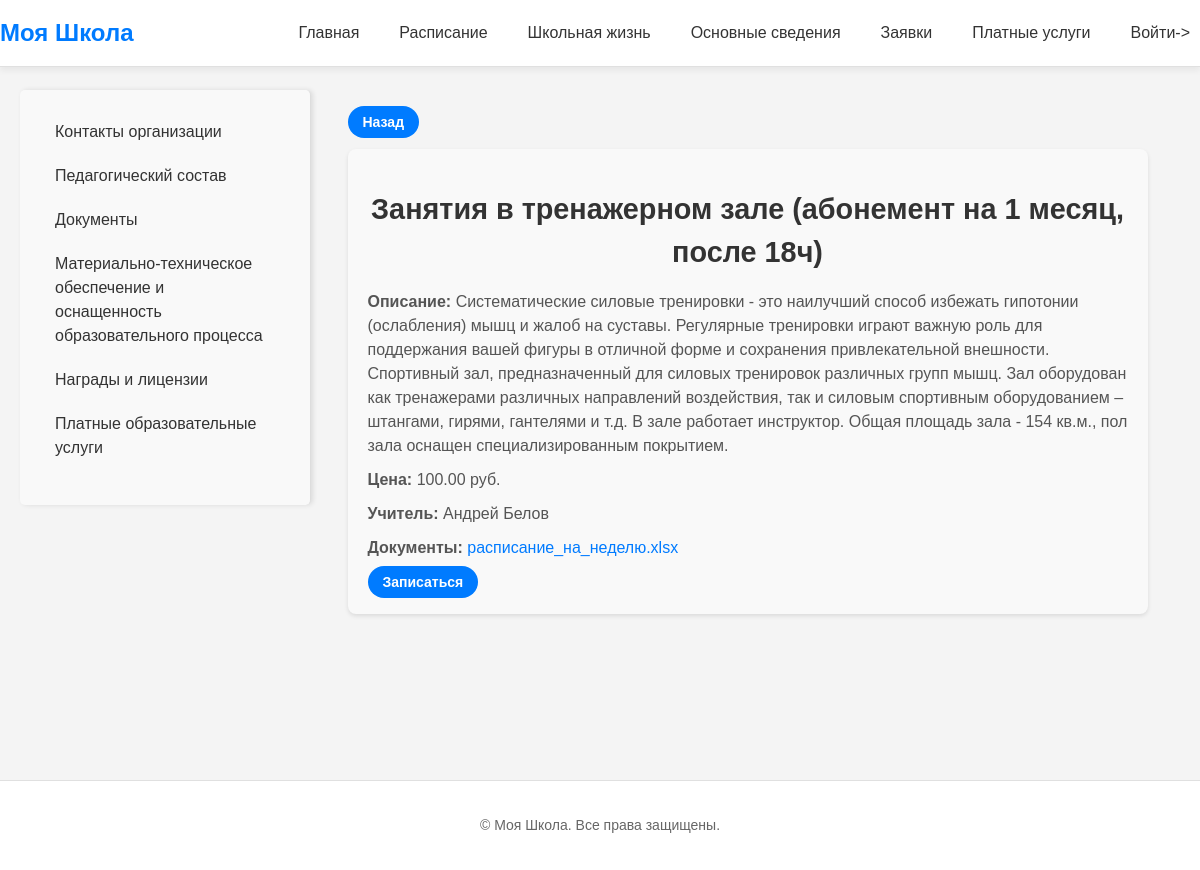
The app's page /about_school/paid-services/2/ with its own data.
### school/models.py (models this page shows, shortened)
class AdditionalActivity(models.Model):
    name = models.CharField(max_length=100, unique=True)
    description = models.TextField(blank=True, null=True)
    price = models.DecimalField(max_digits=10, decimal_places=2, verbose_name="Цена", null=True)
    teacher = models.ForeignKey('Teacher', on_delete=models.CASCADE, related_name='activities',
                                verbose_name="Учитель", null=True)
    documents = models.ForeignKey(
        'UploadedFile', on_delete=models.CASCADE,
        blank=True,
        null=True,
        related_name="related_activities",
        verbose_name="Документы"
    )

class Teacher(models.Model):
    POSITION_CHOICES = [
        ('director', 'Директор'),
        ('management', 'Руководство'),
        ('teacher', 'Учитель'),
    ]
    last_name = models.CharField(max_length=50, verbose_name="Фамилия")
    first_name = models.CharField(max_length=50, verbose_name="Имя")
    patronymic = models.CharField(max_length=50, verbose_name="Отчество")
    position = models.CharField(max_length=50, choices=POSITION_CHOICES, verbose_name="Должность")
    education = models.TextField(verbose_name="Уровень образования")
    qualification = models.CharField(max_length=255, verbose_name="Квалификация")
    academic_degree = models.CharField(max_length=255, blank=True, null=True, verbose_name="Ученая степень")
    academic_title = models.CharField(max_length=255, blank=True, null=True, verbose_name="Ученое звание")
    qualification_improvement = models.TextField(blank=True, null=True, verbose_name="Повышение квалификации")
    professional_retraining = models.TextField(blank=True, null=True, verbose_name="Профессиональная переподготовка")
    experience_years = models.PositiveIntegerField(verbose_name="Опыт работы (лет)")
    phone = models.CharField(max_length=20, verbose_name="Контактный телефон")
    email = models.EmailField(verbose_name="Адрес электронной почты")
    branch = models.CharField(max_length=255, verbose_name="Филиал")
    educational_programs = models.TextField(blank=True, null=True, verbose_name="Образовательные программы")
    subjects_taught = models.ManyToManyField(Subject, related_name="teachers", verbose_name="Преподаваемые дисциплины")
    image = models.ImageField(upload_to='images/teacher', blank=True, null=True, verbose_name="Фото преподавателя")
    user = models.OneToOneField(User, on_delete=models.CASCADE, blank=True, null=True, verbose_name="Пользователь")

class UploadedFile(models.Model):
    CATEGORY_CHOICES = [
        ('local_regulations', 'Локальные нормативные акты'),
        ('paid_service', 'Платные услуги'),
    ]
    ACCESS_CHOICES = [
        ('all', 'Все пользователи'),
        ('students', 'Только студенты'),
        ('teachers', 'Только учителя'),
        ('management', 'Только руководство'),
    ]
    user = models.ForeignKey(User, on_delete=models.CASCADE, related_name="uploaded_files")
    name_file = models.CharField(max_length=50, verbose_name='Наименование', null=True)
    file = models.FileField(upload_to="uploads/documents/")
    file_type = models.CharField(max_length=50, choices=CATEGORY_CHOICES, verbose_name='Категория документа', null=True)
    access_level = models.CharField(max_length=15, choices=ACCESS_CHOICES, verbose_name='Доступ', default='all')
    uploaded_at = models.DateTimeField(auto_now_add=True)
    activities = models.ManyToManyField(
        'AdditionalActivity',
        blank=True,
        related_name="associated_files",
        verbose_name="Платные услуги"
    )
    apply_to_all_services = models.BooleanField(
        default=False,
        verbose_name="Применить ко всем платным услугам"
    )

### school/views.py (the view)
# urls.py: path('about_school/paid-services/<int:pk>/', views.paid_service_detail, name='paid_service_detail'),
def paid_service_detail(request, pk):
    service = get_object_or_404(AdditionalActivity, pk=pk)
    return render(request, 'about_school/paid_services/paid_service_detail.html', {'service': service})

### templates/about_school/paid_services/paid_service_detail.html (shortened to what this page needs)
{% extends 'index.html' %}
{% load static %}
{% block extra_css %}
    <link rel="stylesheet" href="{% static 'css/about_school.css' %}">
{% endblock %}
{% block content %}
    <div class="about-school-container">
        <aside>
            {% include 'about_school/about_school_menu.html' %}
        </aside>
        <div class="main-content">
            <div class="paid-service-detail-container">
                <a href="{% url 'paid_services' %}" class="back-link">Назад</a>
                <div class="service-detail">
                    <h1>{{ service.name }}</h1>
                    <p><strong>Описание:</strong> {{ service.description|default:"Описание отсутствует" }}</p>
                    <p><strong>Цена:</strong> {{ service.price }} руб.</p>
                    <p><strong>Учитель:</strong>
                        {% if service.teacher %}
                            {{ service.teacher.first_name }} {{ service.teacher.last_name }}
                        {% else %}
                            Не назначен
                        {% endif %}
                    </p>
                    {% if service.documents %}
                        <p><strong>Документы:</strong>
                            <a href="{% url 'download_file' service.documents.id %}" target="_blank" class="file-link">
                                {{ service.documents.file.name|slice:"18:" }}
                            </a>
                        </p>
                    {% else %}
                        <p><strong>Документы:</strong> Отсутствуют</p>
                    {% endif %}
                    <a href="{% url 'register_activity' %}" class="activity-link">Записаться</a>
                </div>
            </div>
        </div>
    </div>
{% endblock %}

### static/css/styles.css (style rules this page uses)
body { display: flex; flex-direction: column; min-height: 100vh; margin: 0; font-family: 'Arial', sans-serif; font-size: 16px; line-height: 1.5; color: #333; background-color: #f4f4f4; }
body { padding-top: 70px; }

### static/css/about_school.css (style rules this page uses)
.about-school-container { display: grid; grid-template-columns: 1fr 1fr 1fr 1fr; max-width: 1200px; margin: 0 auto; padding: 20px; gap: 20px; }
.main-content { grid-column: span 3; }
h1, h2 { color: #333; font-family: 'Arial', sans-serif; text-align: center; }
h1 { text-align: center; margin-bottom: 30px; font-size: 2rem; color: #333; }
.paid-service-detail-container { max-width: 800px; margin: 0 auto; padding: 20px; }
.back-link { text-decoration: none; background: #007bff; color: #fff; padding: 8px 15px; border-radius: 20px; font-size: 14px; font-weight: 600; margin-bottom: 20px; transition: background 0.3s ease; }
.service-detail { margin-top: 15px; background: #f9f9f9; padding: 20px; border-radius: 8px; box-shadow: 0 2px 4px rgba(0, 0, 0, 0.1); }
.service-detail h1 { font-size: 1.8rem; margin-bottom: 15px; color: #333; }
.service-detail p { margin: 10px 0; color: #555; font-size: 1rem; }
.activity-link { text-decoration: none; background: #007bff; color: #fff; padding: 8px 15px; border-radius: 20px; font-size: 14px; font-weight: 600; margin-bottom: 20px; transition: background 0.3s ease; }
.file-link { color: #007bff; text-decoration: none; }

### records on screen
AdditionalActivity: name "Занятия в тренажерном зале (абонемент на 1 месяц, после 18ч)", description "Систематические силовые тренировки - это наилучший способ избежать гипотонии (ослабления) мышц и жалоб на суставы. Регулярные тренировки играют важную роль для поддержания вашей фигуры в отличной форме и сохранения привлекательной внешности. Спортивный зал, предназначенный для силовых тренировок различных групп мышц. Зал оборудован как тренажерами различных направлений воздействия, так и силовым спортивным оборудованием – штангами, гирями, гантелями и т.д. В зале работает инструктор. Общая площадь зала - 154 кв.м., пол зала оснащен специализированным покрытием.", price "100.00", teacher.first_name "Андрей", teacher.last_name "Белов", documents.file.name "расписание_на_неделю.xlsx"
